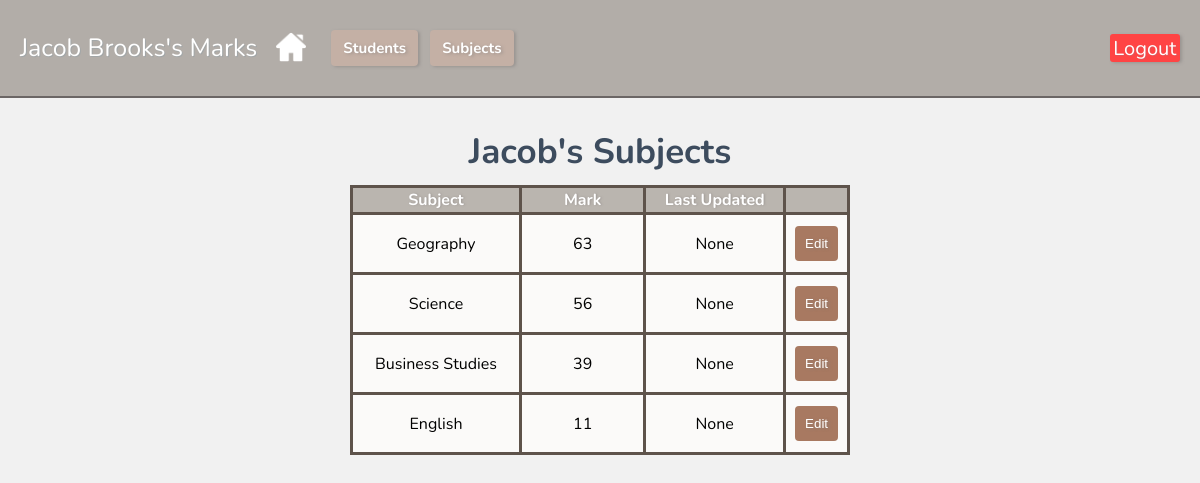
The app's page /student/4 (signed in), older data.
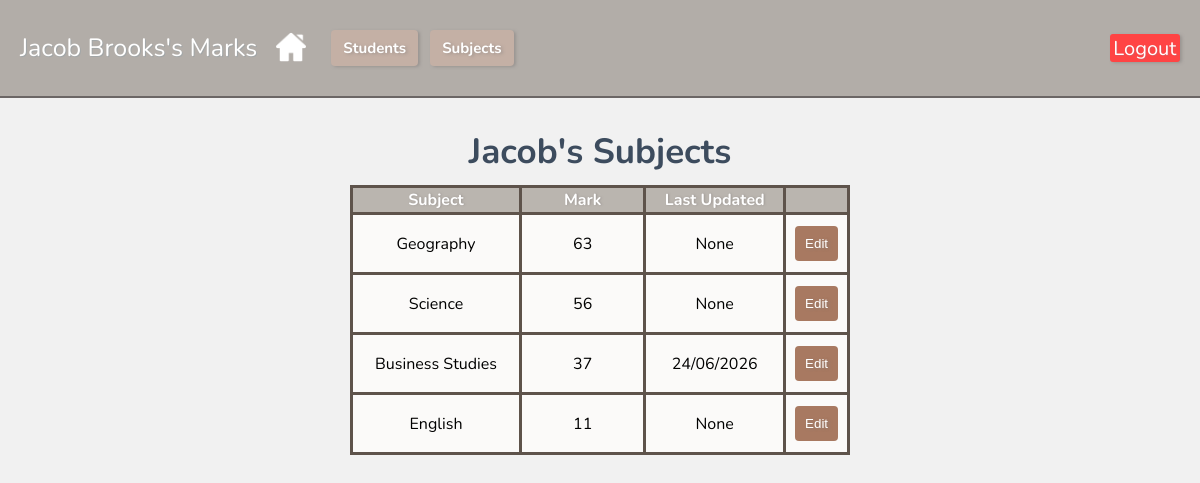
The same page, newer data.
### tables this page shows
CREATE TABLE "marks"(id INTEGER PRIMARY KEY AUTOINCREMENT,
student_id INTEGER, `subject_id` INTEGER,
subject TEXT NOT NULL,
"marks" INTEGER,
last_updated TIMESTAMP DEFAULT CURRENT_TIMESTAMP);

### app.py (the view)
@app.route('/student/<int:student_id>')
def student(student_id):
    if 'user_id' not in session:
        return redirect(url_for('login'))
    db = get_db()
    students = db.execute('''
                          SELECT * FROM students
                          ORDER BY firstname ASC;
                          ''').fetchall()
    subjects = db.execute('''
                          SELECT * FROM subject
                          ORDER BY subject ASC;
                         ''').fetchall()
    student = db.execute(
        'SELECT * FROM students WHERE id = ?',
        (student_id,)).fetchone()
    marks = db.execute(
        'SELECT id, subject, marks as mark, last_updated FROM Marks WHERE student_id = ? ORDER BY marks DESC',
        (student_id,)).fetchall()
    edit_mark_id = request.args.get('edit')
    return render_template('student.html', students=students, subjects=subjects, student=student, marks=marks, edit_mark_id=edit_mark_id)

### app.py (called while the page is built)
def get_db():
    db = sqlite3.connect('database/student_mark.db')
    db.row_factory = sqlite3.Row
    return db

### templates/student.html (shortened to what this page needs)
{% extends "base.html" %}
{% block text %}{{ student['firstname'] }} {{ student['lastname'] }}'s Marks{% endblock text %}
{% block content %}
<h2 class="heading2">{{student['firstname']}}'s Subjects</h2>
<table border="1">
    <thead>
        <tr>
            <th>Subject</th>
            <th>Mark</th>
            <th>Last Updated</th>
            <th></th>
        </tr>
    </thead>
    <tbody>
        {% for mark in marks %}
        <tr>
            <td>{{ mark['subject'] }}</td>
            <td>{{ mark['mark'] }}</td>
            <td>{{ mark['last_updated'] }}</td>
          <td>
                {% if edit_mark_id and edit_mark_id|int == mark['id'] %}
                <form action="{{ url_for('edit_mark', mark_id=mark['id']) }}" method="post"
                    style="display:flex; gap:6px; margin-left:4px; align-items:baseline;">
                    <input name="mark" type="number" min="0" max="100" value="{{ mark['mark'] }}" required>
                    <button class="save" type="submit">Save</button>
                    <button type="button" class="cancel" data-href="{{ url_for('student', student_id=student['id']) }}" onclick="window.location=this.dataset.href">Cancel</button>
                </form>
                {% else %}
                <button class="edit" type="button" data-href="{{ url_for('student', student_id=student['id'], edit=mark['id']) }}" onclick="window.location=this.dataset.href">Edit</button>
                {% endif %}
            </td>
        </tr>
        {% endfor %}
    </tbody>
</table>
{% endblock content %}

Row changes from the older to the newer data that the page shows:
changed marks "Business Studies": mark "39" → "37"; last_updated "None" → "24/06/2026"
